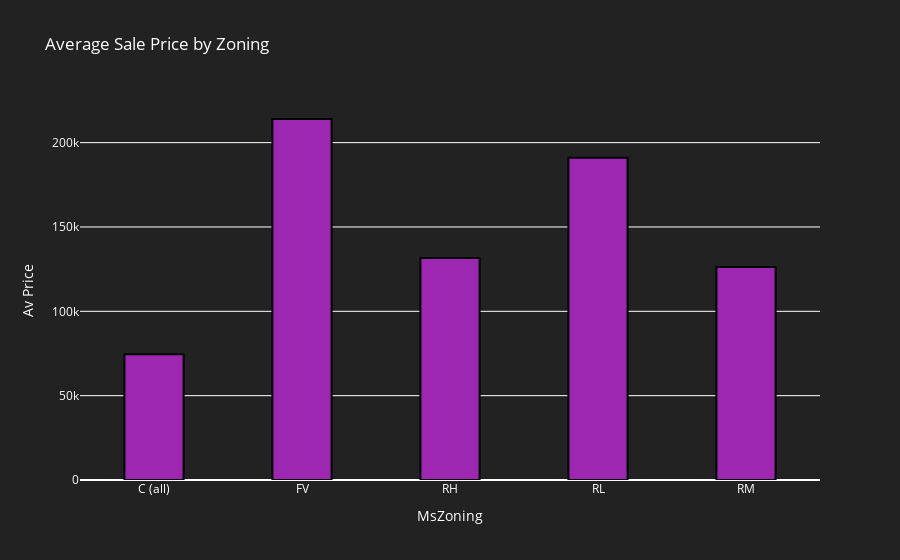

Notebook code for this chart:
### Code cell
# Zoning impact in saleprice  -- TODO ADD COLORS

# fig3 = px.bar(x=combined_df.index, y=combined_df['Av_SalePrice'], title='Average Sale Price by Zoning', color_continuous_scale='greens')
# fig3.show()

fig4 = go.Figure(data=[go.Bar(
    x=combined_df.index,
    y=combined_df['Av_SalePrice'],
    marker_color='rgb(156, 39, 176)',
    textposition='outside',
    width=0.4,
    marker=dict(line=dict(width=2, color='rgba(0,0,0,1)'), opacity=1))])

fig4.update_layout(
    title='Average Sale Price by Zoning',
    xaxis_title='MsZoning',
    yaxis_title='Av Price',
    plot_bgcolor='rgba(34, 34, 34, 1)',
    paper_bgcolor='rgba(34, 34, 34, 1)',
    font=dict(color='white'))

### Figure 1 — Plotly figure (JSON) as saved in the notebook; plotly's stock layout.template omitted (floating-point values rounded to 4 significant figures)
{"data": [{"marker": {"color": "rgb(156, 39, 176)", "line": {"color": "rgba(0,0,0,1)", "width": 2}, "opacity": 1}, "textposition": "outside", "type": "bar", "width": 0.4, "x": ["C (all)", "FV", "RH", "RL", "RM"], "y": [74528, 214000.0, 131600.0, 191000.0, 126300.0]}], "layout": {"font": {"color": "white"}, "paper_bgcolor": "rgba(34, 34, 34, 1)", "plot_bgcolor": "rgba(34, 34, 34, 1)", "title": {"text": "Average Sale Price by Zoning"}, "xaxis": {"title": {"text": "MsZoning"}}, "yaxis": {"title": {"text": "Av Price"}}}}
